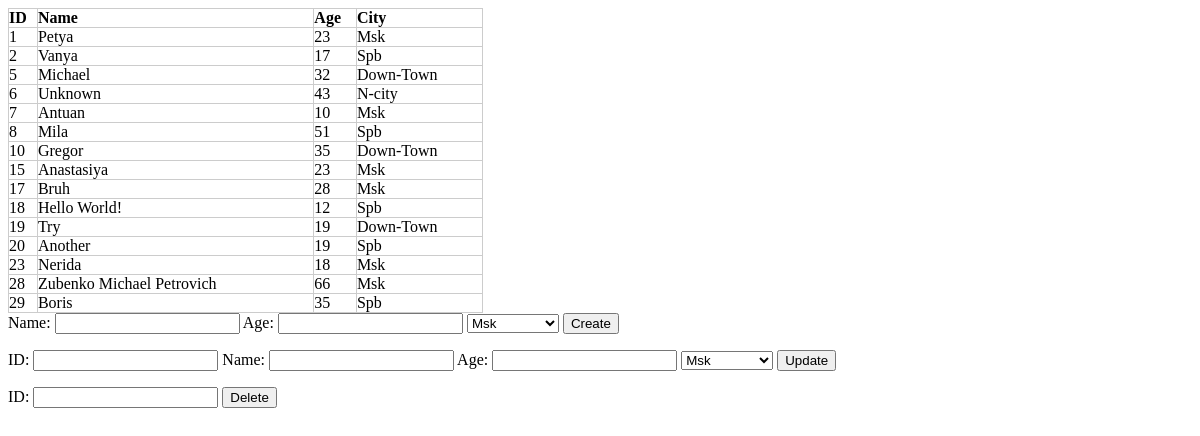
The page / on the database its author committed.
### tables this page shows
CREATE TABLE IF NOT EXISTS `villagers` (
  `id` int(6) NOT NULL AUTO_INCREMENT,
  `name` varchar(32) NOT NULL,
  `age` tinyint(4) NOT NULL,
  `cid` int(6) NOT NULL,
  PRIMARY KEY (`id`)
);

CREATE TABLE IF NOT EXISTS `cities` (
  `cid` int(11) NOT NULL,
  `cname` text NOT NULL,
  PRIMARY KEY (`cid`)
);

### model/villagers.php (called while the page is built, shortened)
<?php
function getCityName($id)
{
    global $db;
    $query = "SELECT cname FROM cities
                WHERE cid = $id";
    $conn = $db->prepare($query);
    $conn->execute();
    $name = $conn->fetchColumn();
    return $name;
}
function getCities()
{
    global $db;
    $query = "SELECT * from cities";
    $conn = $db->prepare($query);
    $conn->execute();
    $results = $conn->fetchAll();
    return $results;
}
function select_all_villagers()
{
    global $db;
    $query = "SELECT * FROM villagers";
    $conn = $db->prepare($query);
    $conn->execute();
    $results = $conn->fetchAll();
    return $results;
}
?>

### view/table.php (the view)
<?php
if ($results=select_all_villagers()){
    echo "<div class = d-table><div class = d-tr><div class = d-th>ID</div><div class = d-th>Name</div><div class = d-th>Age</div><div class = d-th>City</div></div>";
    foreach ($results as $result) {
        $id=$result['id'];
        $name=$result['name'];
        $age=$result['age'];
        $city=$result['cid'];
        $cname=htmlspecialchars(getCityName($city));
        echo "<div class = d-tr><div class = d-td>$id</div><div class = d-td>$name</div><div class = d-td>$age</div><div class = d-td>$cname</div></div>";
    }
    echo "</div>";
}
?>

### index.php (shortened to what this page needs)
<?php
require_once ("model/db.php");
require_once ("model/villagers.php");
$action = filter_input(INPUT_POST, 'action', FILTER_SANITIZE_STRING);
if (!$action) {
    $action = filter_input(INPUT_GET, 'action', FILTER_SANITIZE_STRING);
    if (!$action) {
        $action = 'create_users_table';
    }
}
switch ($action) {
    default:
        include('view/table.php');
        include('view/create_insert_form.php');
        include ('view/create_update_form.php');
        include ('view/create_delete_form.php');
        break;
}
?>

### view/create_insert_form.php
<?php
echo <<<_END
        <form class = "insert" action = "." method = "POST">
            <input type = "hidden" name ="action" value ="insert">
            <label for = "name">Name:</label>
            <input type = "text" id = "name" name = "name" required>
            <label for = "age">Age:</label>
            <input type = "number" id = "age" name = "age" required>
            <select name = "city" value = $city>
_END;
if ($cities=getCities()){
    foreach ($cities as $r2) {
        $cid = $r2['cid'];
        $cname = htmlspecialchars($r2['cname']);
        $s = "<option value = $cid>$cname</option>";
        echo $s;
    }
}
echo <<<_END
            </select>
            <button>Create</button>
        </form>
        _END;
?>

### view/create_update_form.php
<?php
echo <<<_END
        <form class ="update" action = "." method = "POST">
            <input type = "hidden" name ="action" value ="update">
            <label for = "id">ID:</label>
            <input type = "number" id = "id" name = "id" required>
            <label for = "name">Name:</label>
            <input type = "text" id = "name" name = "name" required>
            <label for = "age">Age:</label>
            <input type = "number" id = "age" name = "age" required>
            <select name = "city" value = $city>
_END;
if ($cities=getCities()){
    foreach ($cities as $r2) {
        $cid = $r2['cid'];
        $cname = htmlspecialchars($r2['cname']);
        $s = "<option value = $cid>$cname</option>";
        echo $s;
    }
}
echo <<<_END
            </select>
            <button>Update</button>
        </form>
        _END;
?>

### view/create_delete_form.php
<?php
echo <<<_END
        <form class = "delete" action = "." method = "POST">
            <input type = "hidden" name ="action" value ="delete">
            <label for = "id">ID:</label>
            <input type = "number" id = "id" name = "id" required>
            <button>Delete</button>
        </form>
        _END;
?>

### index.php (style rules this page uses)
.d-table { display: table; width: 40%; border-collapse: collapse; }
.d-tr { display: table-row; }
.d-td { display: table-cell; border: none; border: 1px solid #ccc; }
.d-th { display: table-cell; border: none; border: 1px solid #ccc; vertical-align: middle; font-weight: bold; }

### rows shown on the page
villagers: id "1", name "Petya", age "23", cid.cname "Msk"
villagers: id "2", name "Vanya", age "17", cid.cname "Spb"
villagers: id "5", name "Michael", age "32", cid.cname "Down-Town"
villagers: id "6", name "Unknown", age "43", cid.cname "N-city"
villagers: id "7", name "Antuan", age "10", cid.cname "Msk"
villagers: id "8", name "Mila", age "51", cid.cname "Spb"
villagers: id "10", name "Gregor", age "35", cid.cname "Down-Town"
villagers: id "15", name "Anastasiya", age "23", cid.cname "Msk"
villagers: id "17", name "Bruh", age "28", cid.cname "Msk"
villagers: id "18", name "Hello World!", age "12", cid.cname "Spb"
villagers: id "19", name "Try", age "19", cid.cname "Down-Town"
villagers: id "20", name "Another", age "19", cid.cname "Spb"
villagers: id "23", name "Nerida", age "18", cid.cname "Msk"
villagers: id "28", name "Zubenko Michael Petrovich", age "66", cid.cname "Msk"
villagers: id "29", name "Boris", age "35", cid.cname "Spb"

### other values the page prints
form field city "Msk"
